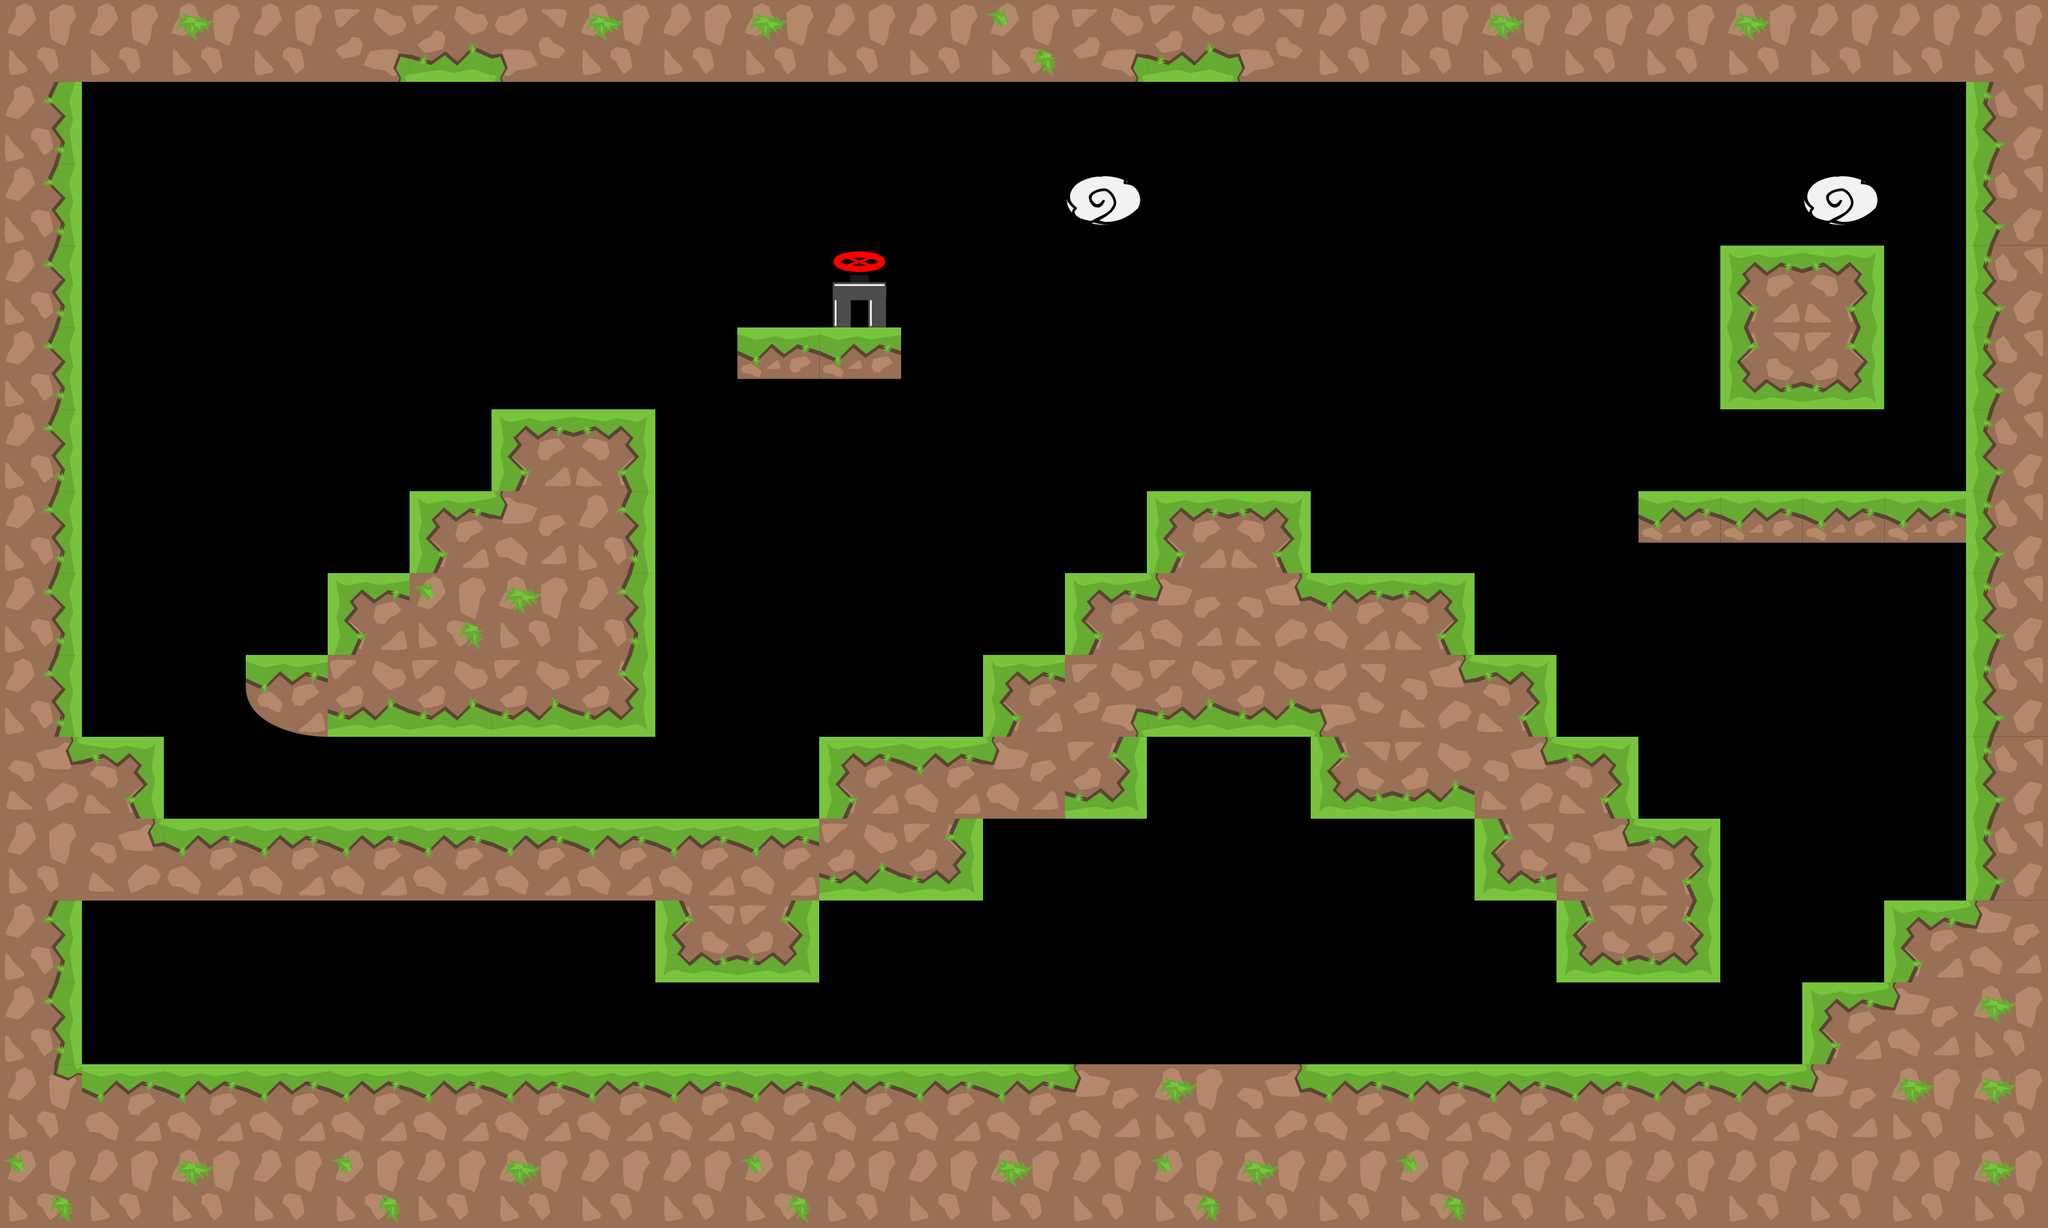

A level layout from a 2D game, rendered from its tile map. Below: a short description, then the map file with tile-grid data replaced by summaries:
An orthogonal 25x15 tile map with 128x128 px tiles, 1 tile layer (graphics), 4 tilesets and 34 objects.

<map version="1.0" tiledversion="1.1.1" orientation="orthogonal" renderorder="right-down" width="25" height="15" tilewidth="128" tileheight="128" infinite="0" nextobjectid="88">
 <tileset firstgid="1" source="tiles_128x128.tsx" />
 <tileset firstgid="37" source="tiles_oil_128x128.tsx" />
 <tileset firstgid="77" source="tiles_tips_128x128.tsx" />
 <tileset firstgid="89" source="tiles_128x128_green.tsx" />
 <layer name="graphics" width="25" height="15">
  <data>[375 cells, 170 non-empty, 24 distinct tile ids]</data>
 </layer>
 <objectgroup name="blocks">
  <object id="1" x="33.0909" y="1664.06" width="3170.91" height="247.94" />
  <object id="2" x="3072" y="4" width="112" height="1696" />
  <object id="3" x="64" y="52" width="64" height="1684" />
  <object id="4" x="8" y="4" width="3172" height="120" />
  <object id="61" x="2944" y="1408" width="128" height="256" />
  <object id="62" x="2816" y="1536" width="128" height="128" />
  <object id="68" x="128" y="1152" width="128" height="128" />
  <object id="69" x="128" y="1280" width="1408" height="128" />
  <object id="70" x="1024" y="1408" width="256" height="128" />
  <object id="71" x="1280" y="1152" width="512" height="128" />
  <object id="75" x="1536" y="1024" width="896" height="128" />
  <object id="76" x="1664" y="896" width="640" height="128" />
  <object id="77" x="1792" y="768" width="256" height="128" />
  <object id="78" x="2048" y="1152" width="256" height="128" />
  <object id="79" x="2304" y="1152" width="256" height="256" />
  <object id="80" x="2432" y="1280" width="256" height="256" />
  <object id="81" x="2688" y="384" width="256" height="256" />
  <object id="82" x="768" y="640" width="256" height="512" />
  <object id="83" x="640" y="768" width="128" height="384" />
  <object id="84" x="512" y="896" width="128" height="256" />
  <object id="85" x="384" y="1024" width="128" height="128" />
  <object id="86" x="2560" y="768" width="512" height="80" />
  <object id="87" x="1152" y="512" width="256" height="79" />
 </objectgroup>
 <objectgroup name="info">
  <object id="49" x="1227.27" y="2075.76">
   <ellipse />
  </object>
 </objectgroup>
 <objectgroup name="passBlock" />
 <objectgroup name="damage" />
 <objectgroup name="flowers" opacity="0.81">
  <object id="24" x="2255.27" y="1499.24" width="69.697" height="69.697">
   <ellipse />
  </object>
  <object id="26" x="2974.92" y="651.088" width="69.697" height="69.697">
   <ellipse />
  </object>
  <object id="29" x="2642.19" y="1079.4" width="69.697" height="69.697">
   <ellipse />
  </object>
  <object id="35" x="2913.91" y="1294.3" width="69.697" height="69.697">
   <ellipse />
  </object>
  <object id="51" x="1803.28" y="618.058" width="69.697" height="69.697">
   <ellipse />
  </object>
  <object id="63" x="169.767" y="1005.88" width="69.697" height="69.697">
   <ellipse />
  </object>
  <object id="64" x="1110.37" y="967.633" width="69.697" height="69.697">
   <ellipse />
  </object>
  <object id="65" x="2636.49" y="666.179" width="69.697" height="69.697">
   <ellipse />
  </object>
  <object id="66" x="855.827" y="482.785" width="69.697" height="69.697">
   <ellipse />
  </object>
 </objectgroup>
 <objectgroup name="end">
  <object id="16" x="1303.37" y="414.485" width="76.9091" height="76.9091">
   <ellipse />
  </object>
 </objectgroup>
</map>
